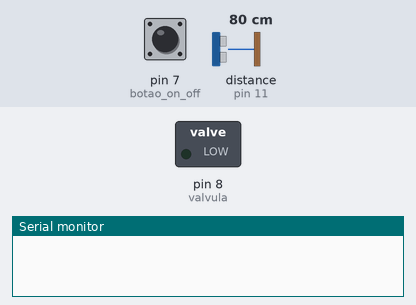
Recording of a sketch running on a simulated Arduino Uno, built with avr-gcc and run on an emulated ATmega328P. Shown: switched loads named in the sketch (green lamp = pin HIGH), the last lines printed to the serial monitor. Inputs (shaded band) come from the test bench; at power-on: distance to the obstacle (sensor on pin 11) 80 cm, pin 7 (botao_on_off) LOW. The echo pulse lasts 58.3 µs per cm.

Above: at 1.2 s.
1.3 s: distance to the obstacle (sensor on pin 11) set to 23 cm
2.8 s: distance to the obstacle (sensor on pin 11) set to 18 cm
At 3.9 s:
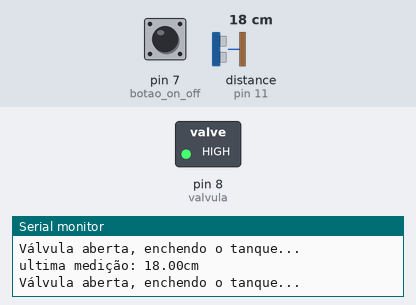
Timing chart, 0 to 5.8 s (numbered marks = the images above; inputs shaded):
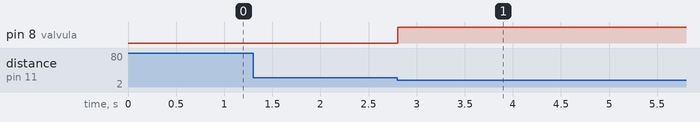

The sketch:

Prog_pricipal.ino
```cpp
#include <NewPing.h>

// Pinos digitais das variáveis de controle do projeto --> sinais temporários com base em uma leitura
#define botao_on_off  7
#define valvula  8                                                // Sinal controla o módulo relé e a válvula

// sensor ultrassônico
#define trig 10                                                   // trigger (sinal enviado)
#define echo 11                                                   // echo (sinal de retorno)
unsigned int pingSpeed = 100;                                     // Frequência de envio do ping (em milissegundos). 100ms seria 10 vezes por segundo.
unsigned long pingTimer;                                          // Armazena o próximo tempo de ping.

// Informações sobre o tanque
#define Altura_do_tanque 20                                       // --> altura em cm
float Altura_nivel_maximo = Altura_do_tanque - Altura_do_tanque * 0.20; // --> capacidade máxima do tanque 65%

// Declaração do sensor
NewPing sonar(trig, echo, Altura_do_tanque); // Configuração do NewPing com pinos e distância máxima.

// Níveis dos sinais --> sinal alto (HIGH ou 1) ; sinal baixo (LOW ou 0) ;
int sinal_botao_on_off = 1;                                      // --> estado Desligado / Ligado do sistema
int estado_anterior_botao = LOW;                                 // --> Armazena o estado anterior do botão
int sinal_controle_sensor_ultrasonico = 0;                       // --> estado tanque Vazio / Cheio

// Declaração das funções do Projeto
void leitura_botao();
void Medir_distancia();

// Configuração dos pinos de entrada e saída do Arduino
void setup() {
  pinMode(botao_on_off, INPUT);
  pinMode(valvula, OUTPUT);  // Corrigido para OUTPUT
  digitalWrite(valvula, LOW);  // Inicia com a válvula desligada
  pingTimer = millis();
  Serial.begin(9600);
}

// Código em loop
void loop() {
  leitura_botao();  // Verifica o estado do botão

  if (millis() >= pingTimer) {   // Se passou o tempo de ping, envia outro ping
    pingTimer += pingSpeed;      // Define o próximo tempo de ping
    sonar.ping_timer(Medir_distancia); // Envia o ping, chama a função "Medir_distancia" para verificar o status do ping
  }
}

// Função para leitura e tratamento do estado do botão
void leitura_botao() {
  int leitura_botao_atual = digitalRead(botao_on_off);


  if (leitura_botao_atual == HIGH && estado_anterior_botao == LOW) {
    sinal_botao_on_off = !sinal_botao_on_off; // Inverte o estado do sistema (liga/desliga)
    Serial.print("sinal_botao_on_off: ");
    Serial.print(sinal_botao_on_off);
    Serial.println(" sinal");
    // digitalWrite(valvula, sinal_botao_on_off); // Atualiza o estado da válvula conforme o estado do sistema
  }

  estado_anterior_botao = leitura_botao_atual; // Atualiza o estado anterior do botão
}

// Função para medir a distância e controlar a válvula conforme o nível do tanque
void Medir_distancia() {
  if (sonar.check_timer()) {
    float ultima_medicao = sonar.ping_result / US_ROUNDTRIP_CM; // Converte a medição para centímetros
    Serial.print("ultima medição: ");
    Serial.print(ultima_medicao);
    Serial.println("cm");
    // if (ultima_medicao > Altura_nivel_maximo) {
    //   sinal_controle_sensor_ultrasonico = 0; // Tanque ainda não está cheio
    //   if (sinal_botao_on_off == 1) {
    //     digitalWrite(valvula, HIGH); // Liga a válvula para encher o tanque
    //   }
    // } else {
    //   sinal_controle_sensor_ultrasonico = 1; // Tanque está cheio
    //   digitalWrite(valvula, LOW); // Fecha a válvula para segurança
    // }

        // Tanque ainda não está cheio e o sistema está ligado
    if (ultima_medicao > Altura_nivel_maximo && sinal_botao_on_off == 1) {
      sinal_controle_sensor_ultrasonico = 0; // Tanque ainda não está cheio
      digitalWrite(valvula, HIGH); // Liga a válvula para encher o tanque
      Serial.println("Válvula aberta, enchendo o tanque...");
    }

    // Tanque está cheio
    else if (ultima_medicao <= Altura_nivel_maximo) {
      sinal_controle_sensor_ultrasonico = 1; // Tanque está cheio
      digitalWrite(valvula, LOW); // Fecha a válvula para segurança
      Serial.println("Tanque cheio, válvula fechada.");
    }
  }
}
```

Measured:
- the behaviour switches between 21 and 20 cm on distance to the obstacle (sensor on pin 11) (found by bisection; images 0 and 1)
- after the input at 1.3 s, every drawn part: stays the same
- after the input at 2.8 s, pin 8 (valvula): LOW → HIGH at once
